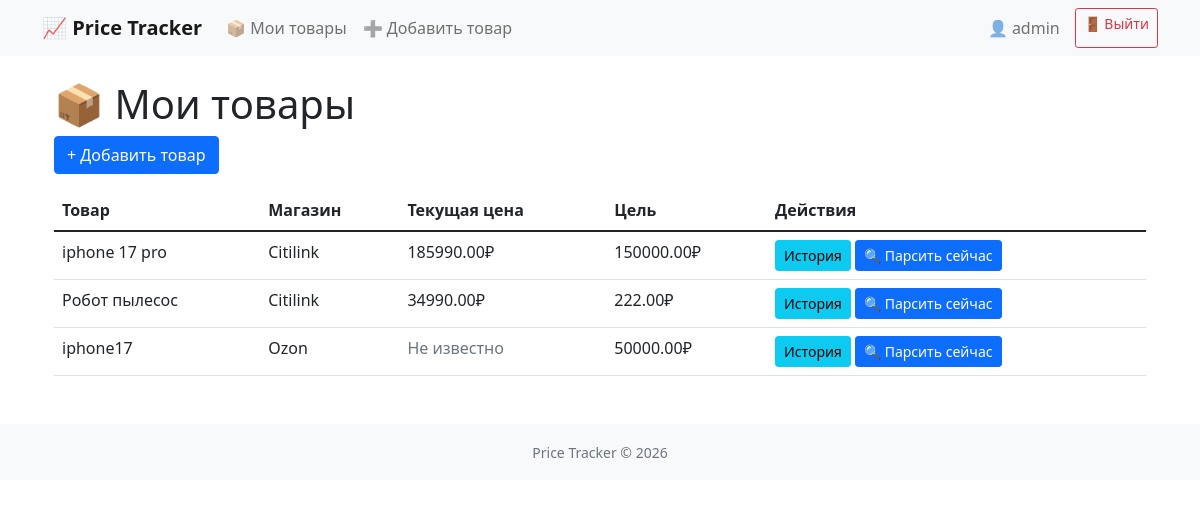
The page /products/ (signed in) on the database as committed earlier.
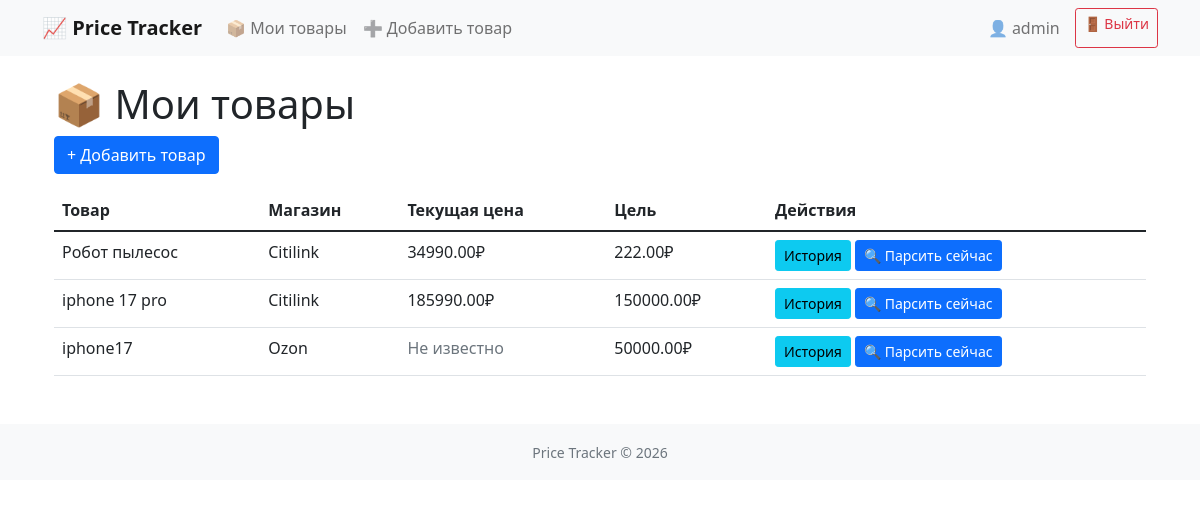
The same page on the database as committed later.
### products/models.py (models this page shows, shortened)
class Product(models.Model):
	name = models.CharField(max_length=200, verbose_name='Название товара')
	url = models.URLField(verbose_name='ссылка на товар')
	store = models.ForeignKey(Store, on_delete=models.CASCADE, verbose_name='Магазин')
	target_price = models.DecimalField(max_digits=10, decimal_places=2, blank=True, null=True, verbose_name='Целевая цена (₽)')
	current_price = models.DecimalField(max_digits=10, decimal_places=2, blank=True, null=True, verbose_name='Текущая цена (₽)')
	user = models.ForeignKey(User, on_delete=models.CASCADE, verbose_name='Пользователь')
	created_at = models.DateTimeField(auto_now_add=True, verbose_name='Дата создания')
	update_at = models.DateTimeField(auto_now=True, verbose_name='Дата обновления')
	class Meta:
		verbose_name = 'Товар'
		verbose_name_plural = "Товары"
		ordering = ['-update_at', 'name']

class Store(models.Model):
	name = models.CharField(max_length=100, verbose_name='Название магазина')
	base_url = models.URLField(verbose_name='Базовый URL магазин')
	is_active = models.BooleanField(default=True, verbose_name='Активен')
	class Meta:
		verbose_name = 'Магазин'
		verbose_name_plural = 'Магазины'
		ordering = ['name']

### products/views.py (the view)
# urls.py: path('products/', views.product_list, name='product_list'),
@login_required
def product_list(request):
    products = Product.objects.filter(user=request.user)
    return render(request, 'products/list.html', {'products': products})

### products/templates/products/list.html (shortened to what this page needs)
{% extends 'products/base.html'%}
{% block content %}
<div class="container mt-4">
    <h1>📦 Мои товары</h1>
    <a href="{% url 'add_product' %}" class="btn btn-primary mb-3">+ Добавить товар</a>
    {% if products %}
        <table class="table">
            <thead>
                <tr>
                    <th>Товар</th>
                    <th>Магазин</th>
                    <th>Текущая цена</th>
                    <th>Цель</th>
                    <th>Действия</th>
                </tr>
            </thead>
            <tbody>
                {% for product in products %}
                <tr>
                    <td>{{ product.name }}</td>
                    <td>{{ product.store.name }}</td>
                    <td>
                        {% if product.current_price %}
                            {{ product.current_price }}₽
                        {% else %}
                            <span class="text-muted">Не известно</span>
                        {% endif %}
                    </td>
                    <td>
                        {% if product.target_price %}
                            {{ product.target_price }}₽
                        {% else %}
                            <span class="text-center"> Не известно</span>
                        {% endif %}
                    </td>
                    <td>
                        <a href="{% url 'history' product.id %}" class="btn btn-sm btn-info">История</a>
                        <a href="{% url 'parse_product' product.id %}" class="btn btn-sm btn-primary">🔍 Парсить сейчас</a>
                    </td>
                </tr>
                {% endfor %}
            </tbody>
        </table>
    {% else %}
        <div class="alert alert-info">
            У вас пока нет товаров. <a href="{% url 'add_product' %}">Добавьте первый!</a>
        </div>
    {% endif %}
</div>
{% endblock %}

Rows that differ between the two databases and show on the page:
changed Product "Робот пылесос": moves up the list
